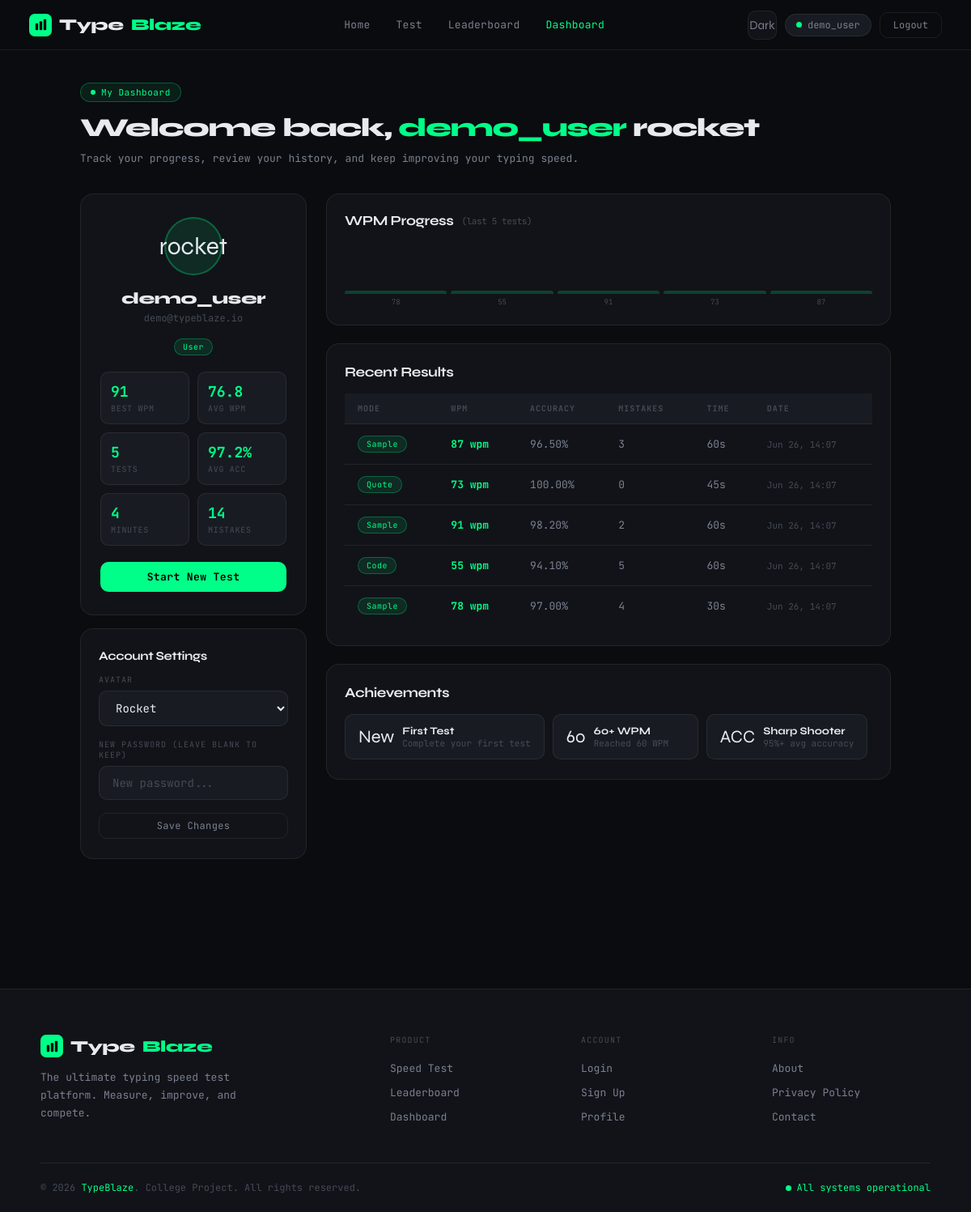
The app's page /dashboard.php (signed in) with its own data.
### tables this page shows
CREATE TABLE users (
    id INT UNSIGNED AUTO_INCREMENT PRIMARY KEY,
    username VARCHAR(50) NOT NULL UNIQUE,
    email VARCHAR(100) NOT NULL UNIQUE,
    password VARCHAR(255) NOT NULL,
    role ENUM('user','admin') NOT NULL DEFAULT 'user',
    avatar VARCHAR(20) NOT NULL DEFAULT 'keyboard',
    created_at DATETIME NOT NULL DEFAULT CURRENT_TIMESTAMP,
    last_login DATETIME DEFAULT NULL,
    is_active BOOL NOT NULL DEFAULT TRUE
);

CREATE TABLE test_results (
    id INT UNSIGNED AUTO_INCREMENT PRIMARY KEY,
    user_id INT UNSIGNED NOT NULL,
    mode ENUM('sample','quote','code','custom') NOT NULL DEFAULT 'sample',
    wpm SMALLINT UNSIGNED NOT NULL DEFAULT 0,
    accuracy DECIMAL(5,2) NOT NULL DEFAULT 100.00,
    mistakes SMALLINT UNSIGNED NOT NULL DEFAULT 0,
    duration SMALLINT UNSIGNED NOT NULL DEFAULT 0,
    char_count SMALLINT UNSIGNED NOT NULL DEFAULT 0,
    taken_at DATETIME NOT NULL DEFAULT CURRENT_TIMESTAMP,
    CONSTRAINT fk_results_user FOREIGN KEY (user_id) REFERENCES users(id) ON DELETE CASCADE
);

### includes/config.php (called while the page is built, shortened)
<?php
function sanitize(?string $value): string {
    return htmlspecialchars(trim((string) $value), ENT_QUOTES, 'UTF-8');
}
?>

### dashboard.php (the view, shortened to what this page needs)
<?php
require_once 'includes/config.php';
$db = getDB();
$uid = $_SESSION['user_id'];
$userStmt = $db->prepare("SELECT * FROM users WHERE id = ?");
$userStmt->execute([$uid]);
$user = $userStmt->fetch();
$statsStmt = $db->prepare("SELECT COUNT(*) AS total, MAX(wpm) AS best_wpm, ROUND(AVG(wpm),1) AS avg_wpm, ROUND(AVG(accuracy),1) AS avg_acc, SUM(mistakes) AS total_mistakes, SUM(duration) AS total_secs FROM test_results WHERE user_id = ?");
$statsStmt->execute([$uid]);
$stats = $statsStmt->fetch();
$recentStmt = $db->prepare("SELECT wpm, accuracy, taken_at FROM test_results WHERE user_id = ? ORDER BY taken_at DESC LIMIT 10");
$recentStmt->execute([$uid]);
$recent = array_reverse($recentStmt->fetchAll());
$lastStmt = $db->prepare("SELECT * FROM test_results WHERE user_id = ? ORDER BY taken_at DESC LIMIT 5");
$lastStmt->execute([$uid]);
$last5 = $lastStmt->fetchAll();
$totalMin = round(($stats['total_secs'] ?? 0) / 60);
?>
<?php include 'includes/header.php'; ?>
<div class="dash-page">
  <div class="page-header">
    <div class="page-tag">My Dashboard</div>
    <h1 class="page-title">Welcome back, <em><?= sanitize($user['username']) ?></em> <?= sanitize($user['avatar']) ?></h1>
    <p class="page-desc">Track your progress, review your history, and keep improving your typing speed.</p>
  </div>
  <div class="dash-grid">
    <div>
      <div class="profile-card card">
        <div class="avatar-circle"><?= sanitize($user['avatar']) ?></div>
        <div class="profile-name"><?= sanitize($user['username']) ?></div>
        <div class="profile-email"><?= sanitize($user['email']) ?></div>
        <div class="profile-badge">
          <span class="badge <?= $user['role'] === 'admin' ? 'badge-amber' : 'badge-green' ?>">
            <?= ucfirst($user['role']) ?>
          </span>
        </div>
        <div class="profile-stats">
          <div class="ps-item"><div class="ps-val"><?= $stats['best_wpm'] ?? 0 ?></div><div class="ps-key">Best WPM</div></div>
          <div class="ps-item"><div class="ps-val"><?= $stats['avg_wpm'] ?? 0 ?></div><div class="ps-key">Avg WPM</div></div>
          <div class="ps-item"><div class="ps-val"><?= $stats['total'] ?? 0 ?></div><div class="ps-key">Tests</div></div>
          <div class="ps-item"><div class="ps-val"><?= $stats['avg_acc'] ?? 100 ?>%</div><div class="ps-key">Avg Acc</div></div>
          <div class="ps-item"><div class="ps-val"><?= $totalMin ?></div><div class="ps-key">Minutes</div></div>
          <div class="ps-item"><div class="ps-val"><?= $stats['total_mistakes'] ?? 0 ?></div><div class="ps-key">Mistakes</div></div>
        </div>
        <a href="test.php" class="btn btn-primary" style="width:100%;justify-content:center;margin-top:20px">Start New Test</a>
      </div>
      <div class="card" style="margin-top:16px">
        <div class="dash-section-title" style="font-size:15px;margin-bottom:14px">Account Settings</div>
        <form method="POST" action="php/update_profile.php">
          <div class="form-group">
            <label class="form-label">Avatar</label>
            <select class="form-input" name="avatar">
              <?php foreach (['keyboard', 'rocket', 'lightning', 'fire', 'target', 'laptop'] as $av): ?>
              <option value="<?= $av ?>" <?= $user['avatar'] === $av ? 'selected' : '' ?>><?= ucfirst($av) ?></option>
              <?php endforeach; ?>
            </select>
          </div>
          <div class="form-group">
            <label class="form-label">New Password <span style="color:var(--text-muted)">(leave blank to keep)</span></label>
            <input class="form-input" type="password" name="new_password" placeholder="New password...">
          </div>
          <button type="submit" class="btn btn-outline btn-sm" style="width:100%;justify-content:center">Save Changes</button>
        </form>
      </div>
    </div>
    <div class="dash-right">
      <div class="chart-wrap card">
        <div class="dash-section-title">WPM Progress <span style="font-family:var(--font-mono);font-size:11px;color:var(--text-muted);font-weight:400">(last <?= count($recent) ?> tests)</span></div>
        <?php if (count($recent) > 0):
          $maxWpm = max(array_column($recent, 'wpm')) ?: 1;
        ?>
        <div class="mini-chart">
          <?php foreach ($recent as $r):
            $h = max(8, round(($r['wpm'] / $maxWpm) * 100));
          ?>
          <div class="bar-wrap">
            <div class="bar" style="height:<?= $h ?>%" title="<?= $r['wpm'] ?> WPM"></div>
            <div class="bar-lbl"><?= $r['wpm'] ?></div>
          </div>
          <?php endforeach; ?>
        </div>
        <?php else: ?>
        <div style="font-family:var(--font-mono);font-size:13px;color:var(--text-muted);padding:20px 0">No data yet. Complete some tests!</div>
        <?php endif; ?>
      </div>
      <div class="card">
        <div class="dash-section-title">Recent Results</div>
        <?php if (count($last5) > 0): ?>
        <table class="tb-table">
          <thead>
            <tr><th>Mode</th><th>WPM</th><th>Accuracy</th><th>Mistakes</th><th>Time</th><th>Date</th></tr>
          </thead>
          <tbody>
            <?php foreach ($last5 as $r): ?>
            <tr>
              <td><span class="badge badge-green"><?= ucfirst($r['mode']) ?></span></td>
              <td class="td-green"><?= $r['wpm'] ?> wpm</td>
              <td><?= $r['accuracy'] ?>%</td>
              <td><?= $r['mistakes'] ?></td>
              <td><?= $r['duration'] ?>s</td>
              <td style="color:var(--text-muted);font-size:11px"><?= date('M d, H:i', strtotime($r['taken_at'])) ?></td>
            </tr>
            <?php endforeach; ?>
          </tbody>
        </table>
        <?php else: ?>
        <div class="empty-state"><div class="empty-icon">History</div>No results yet. <a href="test.php" style="color:var(--green)">Take your first test!</a></div>
        <?php endif; ?>
      </div>
      <div class="card">
        <div class="dash-section-title">Achievements</div>
        <div style="display:flex;flex-wrap:wrap;gap:10px">
          <?php
          $ach = [];
          if (($stats['total'] ?? 0) >= 1) $ach[] = ['New', 'First Test', 'Complete your first test'];
          if (($stats['best_wpm'] ?? 0) >= 60) $ach[] = ['60', '60+ WPM', 'Reached 60 WPM'];
          if (($stats['avg_acc'] ?? 0) >= 95) $ach[] = ['ACC', 'Sharp Shooter', '95%+ avg accuracy'];
          foreach ($ach as $a):
          ?>
          <div style="background:var(--bg3);border:1px solid var(--border);border-radius:var(--r);padding:12px 16px;display:flex;align-items:center;gap:10px;min-width:180px">
            <span style="font-size:22px"><?= $a[0] ?></span>
            <div>
              <div style="font-size:13px;font-weight:700"><?= $a[1] ?></div>
              <div style="font-family:var(--font-mono);font-size:11px;color:var(--text-muted)"><?= $a[2] ?></div>
            </div>
          </div>
          <?php endforeach; ?>
        </div>
      </div>
    </div>
  </div>
</div>
<?php include 'includes/footer.php'; ?>

### records on screen
users: username "demo_user", avatar "rocket", email "demo@typeblaze.io", role "User", avatar "Rocket"
test_results: wpm "78", mode "Sample", accuracy "97.00", mistakes "4", duration "30", taken_at "Jun 26, 14:07"
test_results: wpm "55", mode "Code", accuracy "94.10", mistakes "5", duration "60", taken_at "Jun 26, 14:07"
test_results: wpm "91", mode "Sample", accuracy "98.20", mistakes "2", duration "60", taken_at "Jun 26, 14:07"
test_results: wpm "73", mode "Quote", accuracy "100.00", mistakes "0", duration "45", taken_at "Jun 26, 14:07"
test_results: wpm "87", mode "Sample", accuracy "96.50", mistakes "3", duration "60", taken_at "Jun 26, 14:07"

### other values on screen
$_SESSION['username'] "demo_user"
$stats['best_wpm'] "91"
$stats['avg_wpm'] "76.8"
$stats['total'] "5"
$stats['avg_acc'] "97.2"
$totalMin "4"
$stats['total_mistakes'] "14"
count($recent) "5"
$a[0] "New"
$a[1] "First Test"
$a[2] "Complete your first test"
$a[0] "60"
$a[1] "60+ WPM"
$a[2] "Reached 60 WPM"
$a[0] "ACC"
